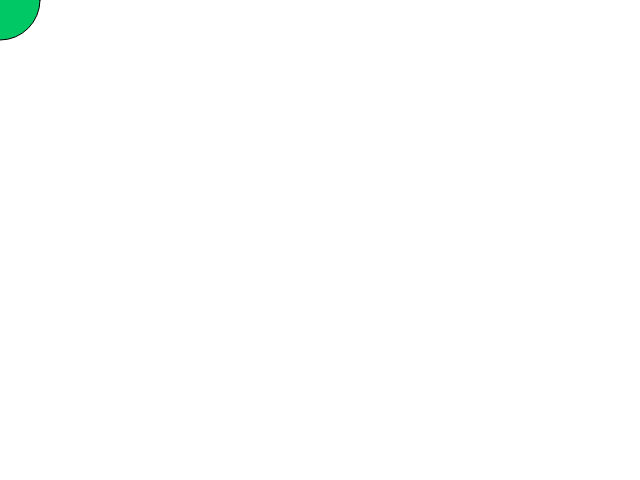
Frame 1 (no input)
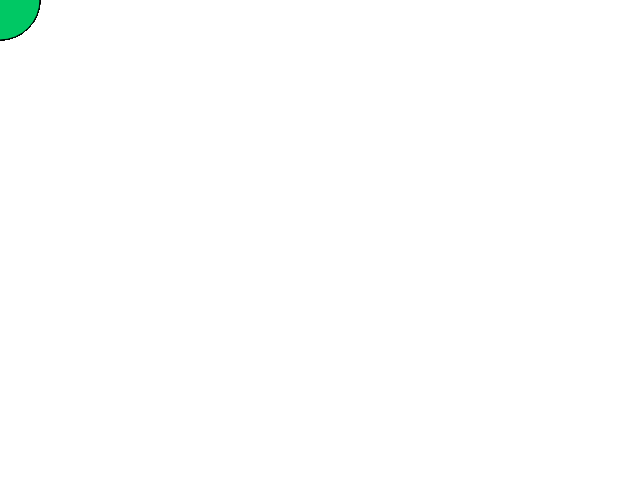
Frame 60 (no input)
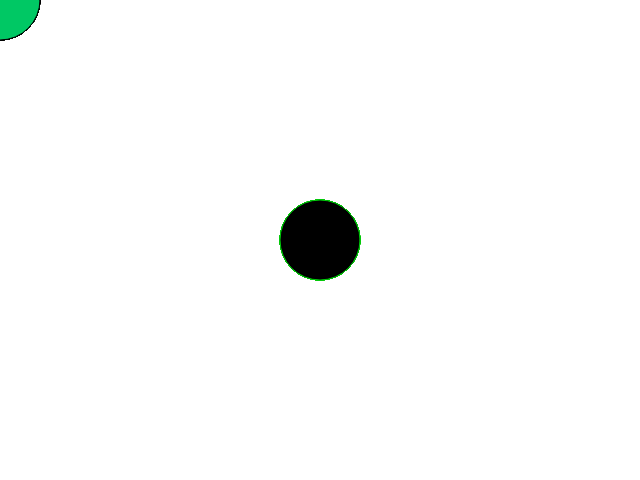
Frame 120 (the mouse pressed at the canvas centre since frame 60)

The p5.js sketch that drew these frames (run headless with seeded random() and noise() and a simulated clock; from frame 60 on, the mouse is pressed at the canvas centre):

// p5.js sketch
// ── sketch.js
function setup() {
  // put setup code here
  createCanvas(640, 480);
}

function draw() {
  // put drawing code here
  if(mouseIsPressed) {
    fill(0);
    stroke(0,200, 10);
  } else {
    fill(0,200,100);
    stroke(0);
  }
  ellipse(mouseX, mouseY, 80, 80);
}
